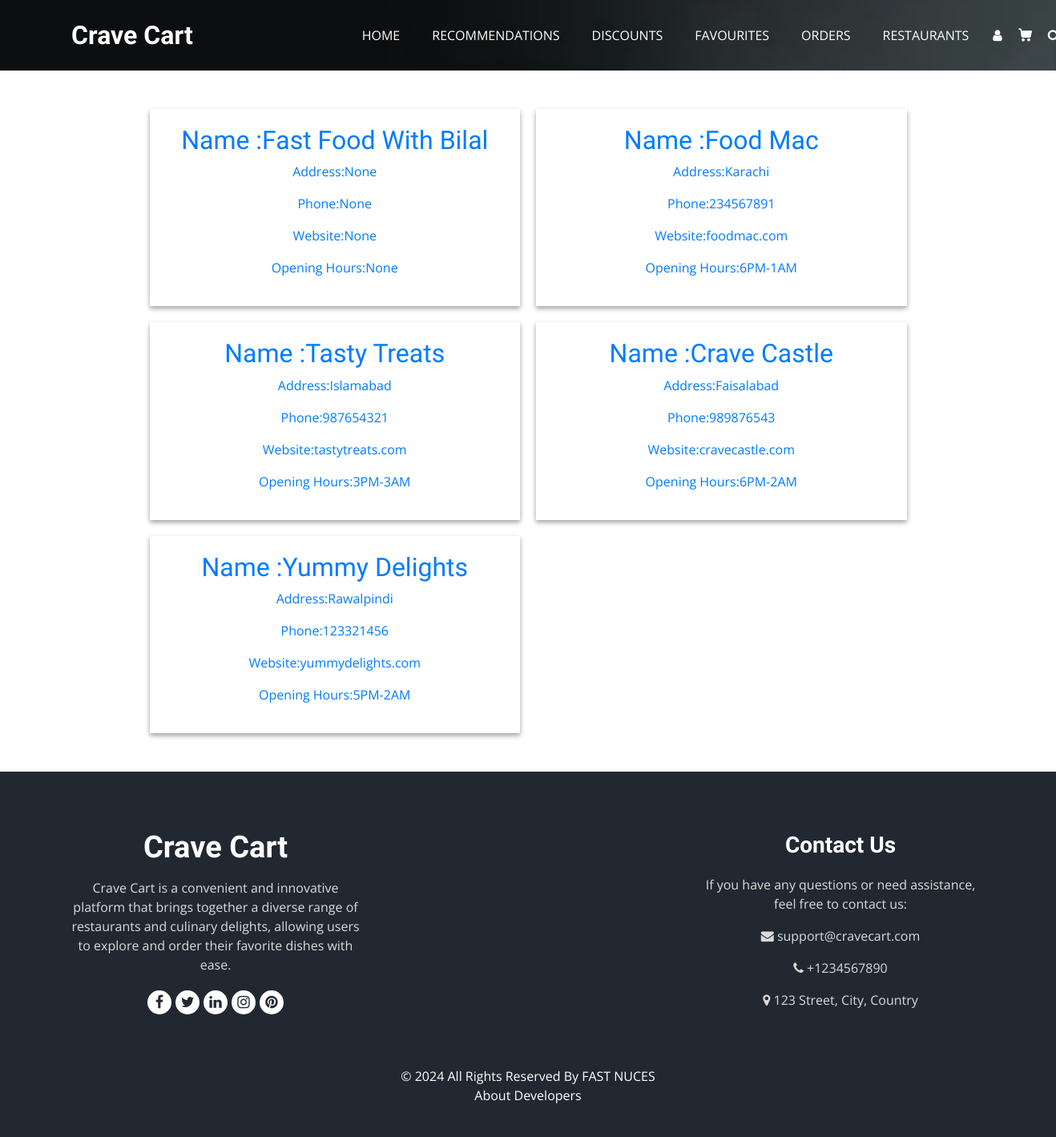
The page /restaurants (signed in) on the database as committed earlier.
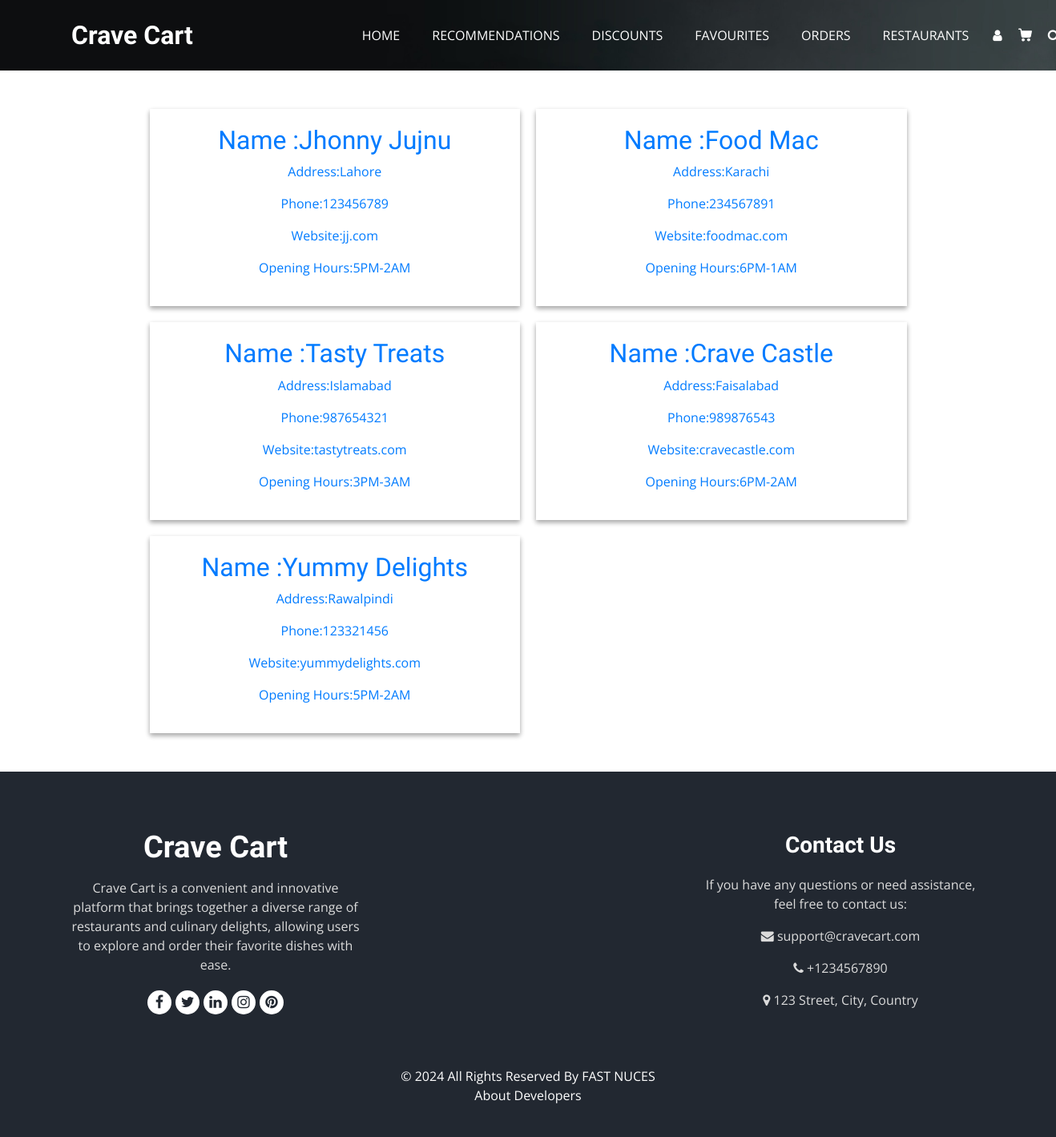
The same page on the database as committed later.
### tables this page shows
CREATE TABLE Restaurants (
                        RestaurantID INTEGER PRIMARY KEY AUTOINCREMENT,
                        Email TEXT,
                        Name TEXT,
                        Password TEXT,
                        Description TEXT,
                        Address TEXT,
                        Phone TEXT,
                        Website TEXT,
                        OpeningHours TEXT,
                        RegistrationDate TEXT,
                        Blocked INTEGER DEFAULT 0,
                        BlockedByAdmin INTEGER DEFAULT NULL,
                        FOREIGN KEY (BlockedByAdmin) REFERENCES Admin(AdminID)
                    );

### userEndpoints.py (the view)
@User.route('/restaurants',methods=['GET','POST'])
def AllRestaurants():
    if 'username' not in session:
        return redirect('/login')
    if not DataBase.is_customer(session['username'],session['email'],session['password']):
        return render_template('404.html'), 404
    data =DataBase.get_active_restaurants()
    return render_template('user/restaurants.html',data=data,length=len(data))

### DataBase.py (called while the page is built)
def is_customer(id,email,password):
    try:
        cursor.execute('''SELECT * FROM Customers where CustomerID=? AND email = ? AND password=?;''',[id,email,password])
        ans = cursor.fetchone()
        if ans:
            return True
        else:
            return False
    except Exception as e:
        print(e)
        return False

def get_active_restaurants():
    try:
        cursor.execute('''SELECT * FROM Restaurants where Blocked = 0;''' )
        return cursor.fetchall()
    except Exception as e:
        print(str(e))
        return []

### templates/user/restaurants.html (shortened to what this page needs)
<!DOCTYPE html>
<html>
  <head>
    <link
      rel="stylesheet"
      type="text/css"
      href="{{url_for('static',filename='css/bootstrap.css')}}"
    />
    <link
      rel="stylesheet"
      type="text/css"
      href="https://cdnjs.cloudflare.com/ajax/libs/OwlCarousel2/2.3.4/assets/owl.carousel.min.css"
    />
    <link
      rel="stylesheet"
      href="https://cdnjs.cloudflare.com/ajax/libs/jquery-nice-select/1.1.0/css/nice-select.min.css"
    />
    <link
      href="{{url_for('static',filename='css/font-awesome.min.css')}}"
      rel="stylesheet"
    />
    <link
      href="{{url_for('static',filename='css/style.css')}}"
      rel="stylesheet"
    />
    <link
      href="{{url_for('static',filename='css/responsive.css')}}"
      rel="stylesheet"
    />
  </head>
  <body class="sub_page">
    <div class="hero_area">
      <div class="bg-box">
        <img src="{{url_for('static',filename='images/hero-bg.jpg')}}" alt="" />
      </div>
      <header class="header_section">
        <div class="container">
          <nav class="navbar navbar-expand-lg custom_nav-container">
            <a class="navbar-brand" href="home">
              <span> Crave Cart </span>
            </a>
            <div class="collapse navbar-collapse" id="navbarSupportedContent">
              <ul class="navbar-nav mx-auto">
                <li class="nav-item">
                  <a class="nav-link" href="home">Home </a>
                </li>
                <li class="nav-item">
                  <a class="nav-link" href="recommendation">Recommendations </a>
                </li>
                <li class="nav-item">
                  <a class="nav-link" href="discounts">Discounts</a>
                </li>
                <li class="nav-item">
                  <a class="nav-link" href="favourites">Favourites</a>
                </li>
                <li class="nav-item">
                  <a class="nav-link" href="trackorders">Orders</a>
                </li>
                <li class="nav-item">
                  <a class="nav-link" href="restaurants">Restaurants</a>
                </li>
              </ul>
              <div class="user_option">
                <a href="profile" class="user_link">
                  <i class="fa fa-user" aria-hidden="true"></i>
                </a>
                <a class="cart_link" href="cart">
                </a>
                <form class="form-inline active">
                  <button
                    class="btn my-2 my-sm-0 nav_search-btn"
                    type="button"
                    onclick="openSearchPage()"
                  >
                    <i class="fa fa-search" aria-hidden="true"></i>
                  </button>
                </form>
              </div>
            </div>
          </nav>
        </div>
      </header>
    </div>
    <section class="h-100">
      <div class="container h-100 py-5">
        <div class="row d-flex justify-content-center align-items-center h-100">
          <div class="col-10">
            {% if length != 0%}
            <div class="restaurant-container">
              {%for i in data%}
              <a href="/restaurantDetail?restaurant_id={{ i[0] }}">
                <div class="restaurant-box">
                  <h2>Name :{{i[2]}}</h2>
                  <p>Address:{{i[5]}}</p>
                  <p>Phone:{{i[6]}}</p>
                  <p>Website:{{i[7]}}</p>
                  <p>Opening Hours:{{i[8]}}</p>
                </div>
              </a>
              {%endfor%}
            </div>
            {%else%}
            <br /><br /><br /><br /><br />
            <h1>No registered Restaurant Found</h1>
            <br /><br /><br /><br /><br />
            {%endif%}
          </div>
        </div>
      </div>
    </section>
    <footer class="footer_section">
      <div class="container">
        <div class="row">
          <div class="col-md-4 footer-col">
            <div class="footer_detail">
              <a href="#" class="footer-logo">Crave Cart</a>
              <p>
                Crave Cart is a convenient and innovative platform that brings
                together a diverse range of restaurants and culinary delights,
                allowing users to explore and order their favorite dishes with
                ease.
              </p>
              <div class="footer_social">
                <a><i class="fa fa-facebook" aria-hidden="true"></i></a>
                <a><i class="fa fa-twitter" aria-hidden="true"></i></a>
                <a><i class="fa fa-linkedin" aria-hidden="true"></i></a>
                <a><i class="fa fa-instagram" aria-hidden="true"></i></a>
                <a><i class="fa fa-pinterest" aria-hidden="true"></i></a>
              </div>
            </div>
          </div>
          <div class="col-md-4 footer-col">
          </div>
          <div class="col-md-4 footer-col">
            <h4>Contact Us</h4>
            <p>
              If you have any questions or need assistance, feel free to contact
              us:
            </p>
            <p><i class="fa fa-envelope"></i> support@cravecart.com</p>
            <p><i class="fa fa-phone"></i> +1234567890</p>
            <p><i class="fa fa-map-marker"></i> 123 Street, City, Country</p>
          </div>
        </div>
        <div class="footer-info">
          <p>
            &copy; <span id="displayYear"></span> All Rights Reserved By
            <a href="https://www.nu.edu.pk/">FAST NUCES</a><br />
            <a href="/Aboutus"> About Developers </a>
          </p>
        </div>
      </div>
    </footer>
  </body>
</html>

### static/css/style.css (style rules this page uses)
body { font-family: "Open Sans", sans-serif; color: #0c0c0c; background-color: #ffffff; overflow-x: hidden; }
h1, h2 { font-family: "Dancing Script", cursive; }
a, a:hover, a:focus { text-decoration: none; }
.btn, .btn:focus { outline: none !important; -webkit-box-shadow: none; box-shadow: none; }
.hero_area { position: relative; min-height: 100vh; display: -webkit-box; display: -ms-flexbox; display: flex; -webkit-box-orient: vertical; -webkit-box-direction: normal; -ms-flex-direction: column; flex-direction: column; }
.bg-box { position: absolute; top: 0; left: 0; width: 100%; height: 100%; }
.bg-box img { width: 100%; height: 100%; -o-object-fit: cover; object-fit: cover; }
.sub_page .hero_area { min-height: auto; }
.sub_page .hero_area .bg-box { position: absolute; top: 0; left: 0; width: 100%; height: 100%; }
.sub_page .hero_area .bg-box img { width: 100%; height: 100%; -o-object-fit: cover; object-fit: cover; -o-object-position: right top; object-position: right top; }
.header_section { padding: 15px 0; }
.navbar-brand { font-family: "Dancing Script", cursive; }
.navbar-brand span { font-weight: bold; font-size: 32px; color: #ffffff; }
.custom_nav-container { padding: 0; }
.custom_nav-container .navbar-nav { padding-left: 18%; }
.container { text-align: center; }
.custom_nav-container .navbar-nav .nav-item .nav-link { padding: 5px 20px; color: #ffffff; text-align: center; text-transform: uppercase; border-radius: 5px; -webkit-transition: all 0.3s; transition: all 0.3s; }
.custom_nav-container .nav_search-btn { width: auto; height: auto; padding: 0; border: none; color: #ffffff; margin: 0 10px; }
.user_option { display: -webkit-box; display: -ms-flexbox; display: flex; -webkit-box-align: center; -ms-flex-align: center; align-items: center; }
.user_option a { margin: 0 10px; }
.user_option .user_link { color: #ffffff; }
.user_option .cart_link { display: -webkit-box; display: -ms-flexbox; display: flex; -webkit-box-pack: center; -ms-flex-pack: center; justify-content: center; -webkit-box-align: center; -ms-flex-align: center; align-items: center; }
.user_option .cart_link svg { width: 17px; height: auto; fill: #ffffff; margin-bottom: 2px; }
.footer_section { background-color: #222831; color: #ffffff; padding: 75px 0 40px 0; text-align: center; }
.footer_section h4 { font-size: 28px; }
.footer_section h4, .footer_section .footer-logo { font-weight: 600; margin-bottom: 20px; font-family: "Dancing Script", cursive; }
.footer_section p { color: #dbdbdb; }
.footer_section .footer-col { margin-bottom: 30px; }
.footer_section .footer-logo { display: block; font-weight: bold; font-size: 38px; line-height: 1; color: #ffffff; }
.footer_section .footer_social { display: -webkit-box; display: -ms-flexbox; display: flex; -webkit-box-pack: center; -ms-flex-pack: center; justify-content: center; margin-top: 20px; margin-bottom: 10px; }
.footer_section .footer_social a { display: -webkit-box; display: -ms-flexbox; display: flex; -webkit-box-pack: center; -ms-flex-pack: center; justify-content: center; -webkit-box-align: center; -ms-flex-align: center; align-items: center; color: #222831; width: 30px; height: 30px; border-radius: 100%; background-color: #ffffff; border-radius: 100%; margin: 0 2.5px; font-size: 18px; }
.footer_section .footer-info { text-align: center; margin-top: 25px; }
.footer_section .footer-info p { color: #ffffff; margin: 0; }
.footer_section .footer-info p a { color: inherit; }
.restaurant-container { display: grid; grid-template-columns: repeat(2, 1fr); gap: 20px; }
.restaurant-box { transition: all 0.3s; padding-block: 20px; box-shadow: rgba(0, 0, 0, 0.16) 0px 3px 6px, rgba(0, 0, 0, 0.23) 0px 3px 6px; }

### static/css/responsive.css (style rules this page uses)
@media (min-width: 1200px) { .container { max-width: 1170px; } }

Rows that differ between the two databases and show on the page:
removed Restaurants: Name "Fast Food With Bilal", Address "None", Phone "None", Website "None", OpeningHours "None"
added Restaurants: Name "Jhonny Jujnu", Address "Lahore", Phone "123456789", Website "jj.com", OpeningHours "5PM-2AM"
